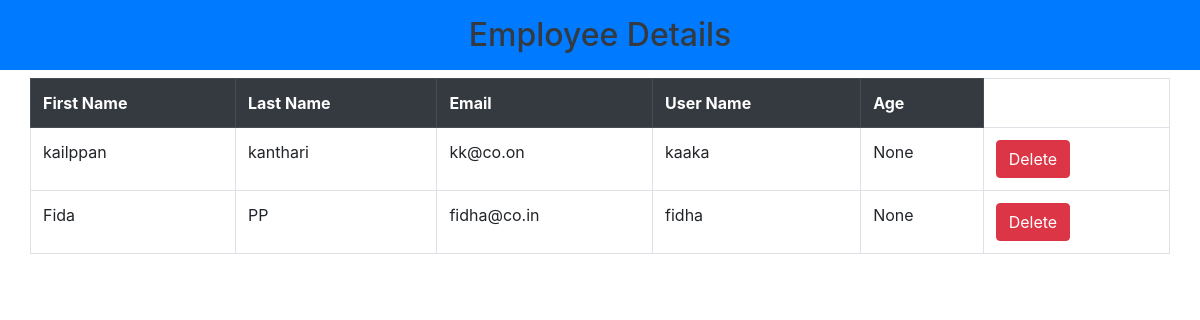
Page /acc/emp_details on the earlier database version.
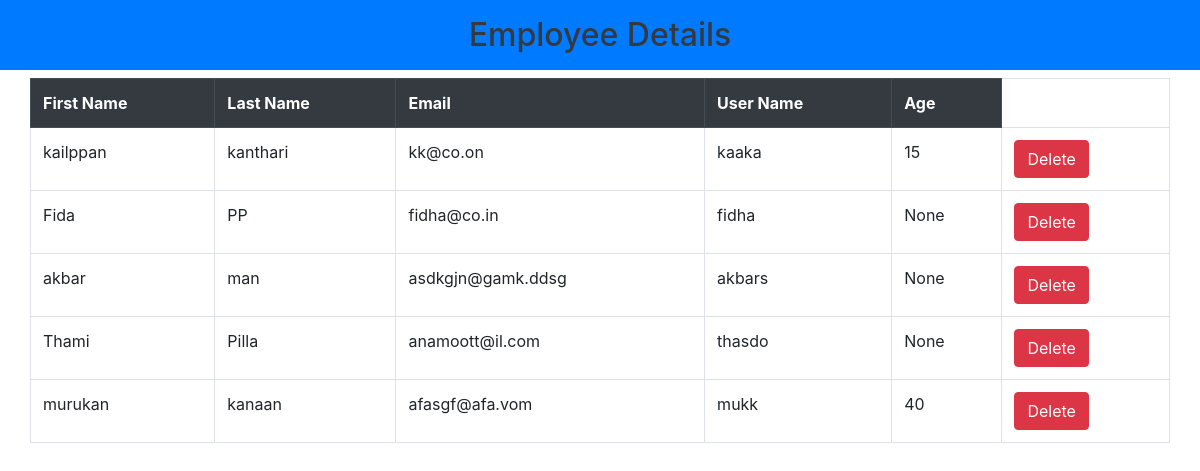
Same page on the later database version.
### account/models.py (models this page shows, shortened)
class Employee(models.Model):
    firstname = models.CharField(max_length=100)
    lastname = models.CharField(max_length=100)
    age = models.IntegerField(null=True)
    email = models.EmailField()
    username = models.CharField(max_length=100)
    password = models.CharField(max_length=100)

### account/views.py (the view)
# urls.py: path('emp_details', Emp_details.as_view(), name='emp_data'),
class Emp_details(View):
    def get(self, request, *args, **kwargs):
        data = Employee.objects.all()
        return render(request, "emp_table.html" , {"data":data})

### account/templates/emp_table.html (shortened to what this page needs)
<!doctype html>
<html lang="en">
  <head>
    <link rel="stylesheet" href="https://stackpath.bootstrapcdn.com/bootstrap/4.3.1/css/bootstrap.min.css">
  </head>
  <body>
    <h2 class="text-dark bg bg-primary text-center p-3">Employee Details</h2>
    <table class="table container table-bordered" id="myTable">
        <tr class="thead-dark">
            <th>First Name</th>
            <th>Last Name</th>
            <th>Email</th>
            <th>User Name</th>
            <th>Age</th>
        </tr>
        {% for datum in data %}
        <tr>
            <td>{{datum.firstname}}</td>
            <td>{{datum.lastname}}</td>
            <td>{{datum.email}}</td>
            <td>{{datum.username}}</td>
            <td>{{datum.age}}</td>
            <td>
              <a href="{% url 'demp' datum.id %}" class="btn btn-danger">Delete</a>
            </td>
        </tr>
        {% endfor %}
    </table>
</body>
</html>

Differences in the rows shown:
changed Employee "kailppan": age "None" → "15"
added Employee: firstname "akbar", lastname "man", email "asdkgjn@gamk.ddsg", username "akbars", age "None"
added Employee: firstname "Thami", lastname "Pilla", email "anamoott@il.com", username "thasdo", age "None"
added Employee: firstname "murukan", lastname "kanaan", email "afasgf@afa.vom", username "mukk", age "40"
